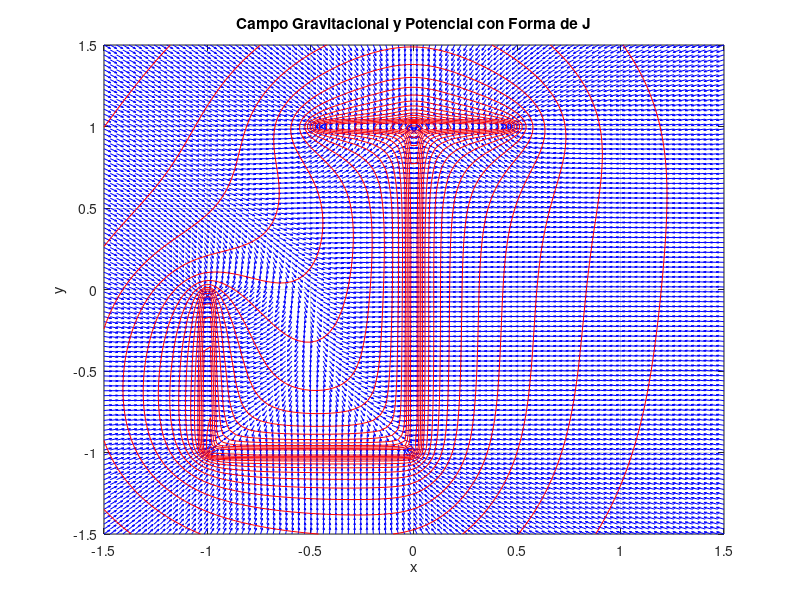

MATLAB code to generate this figure:
% Juan David Ruiz Olmos
% juanruiz309381@correo.itm.edu.co

clc;
clear;
close all;

% Letra S
f = @(x,y) -(log((x+0.5+sqrt((x+0.5).^2+(y-1).^2))./(x-0.5+sqrt((x-0.5).^2+(y-1).^2)))...
    +log(((1/2)*(y)+0.5+sqrt(((1/2)*(y)+0.5).^2+(x).^2))./((1/2)*(y)-0.5+sqrt(((1/2)*(y)-0.5).^2+(x).^2)))...
    +log(((-x-0.5)+0.5+sqrt(((-x-0.5)+0.5).^2+((y+2)-1).^2))./((-x-0.5)-0.5+sqrt(((-x-0.5)-0.5).^2+((y+2)-1).^2)))...
    +log(((1/2)*(y+0.5)*2+0.5+sqrt(((1/2)*(y+0.5)*2+0.5).^2+(x+1).^2))./((1/2)*(y+0.5)*2-0.5+sqrt(((1/2)*(y+0.5)*2-0.5).^2+(x+1).^2))));

% Definir un rango para x e y
x_range = linspace(-1.5, 1.5, 100);
y_range = linspace(-1.5, 1.5, 100);

% Malla de puntos donde se evaluará la función
[x, y] = meshgrid(x_range, y_range);

% Evaluar la función en la malla de puntos
z = f(x, y);

% Calcular el gradiente del potencial
[dx, dy] = gradient(z);

% Normalizar el gradiente para obtener un campo de direcciones uniforme (flechas)
u = -dx./sqrt(dx.^2 + dy.^2);
v = -dy./sqrt(dx.^2 + dy.^2);

% Graficar el campo de direcciones
quiver(x, y, u, v, 'b');

hold on;

% Graficar las líneas de contorno del potencial (J)
contour(x, y, z, 20, 'LineColor', 'r');

hold off;
axis tight;

% Etiquetas de la gráfica
xlabel('x');
ylabel('y');
title('Campo Gravitacional y Potencial con Forma de J');
grid on;